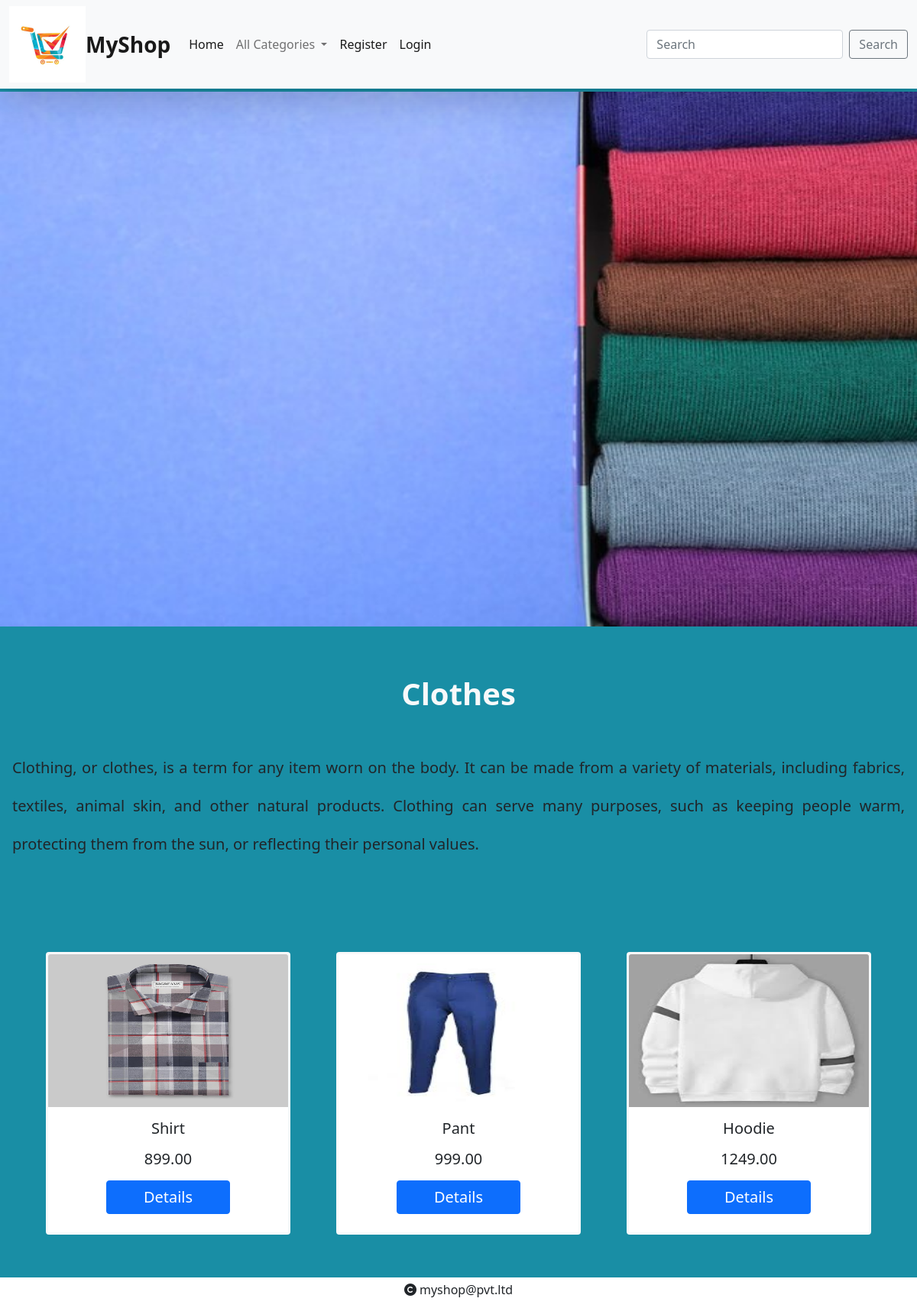
Page /product/1 on the committed database.
### shop/models.py (models this page shows, shortened)
class Category(models.Model):
    name=models.CharField(max_length=20)
    desc=models.TextField()
    image=models.ImageField(upload_to="category")

class Product(models.Model):
    name=models.CharField(max_length=20)
    desc=models.TextField()
    image=models.ImageField(upload_to="products")
    price=models.DecimalField(max_digits=10,decimal_places=2)
    stock=models.IntegerField()
    available=models.BooleanField(default=True)
    created=models.DateTimeField(auto_now_add=True)     #one time
    updated=models.DateTimeField(auto_now=True)         #change every time we update record
    category=models.ForeignKey(Category,on_delete=models.CASCADE)

### shop/views.py (the view)
# urls.py: path('product/<int:p>',views.allproducts,name="products"),
def allproducts(request,p):                 #here p receives the category id
    c=Category.objects.get(id=p)            #reads a particular category object using id
    p=Product.objects.filter(category=c)    #reads all products under a particular category object
    context={'cat':c,'product':p}
    return render(request,'product.html',context)

### cart/context_processors.py (called while the page is built, shortened)
def count_items(request):
    u=request.user
    count=0
    return {'c':count}

### shop/context_processors.py (called while the page is built)
def menu_links(request):
    c=Category.objects.all()
    return {'links':c}      #we can use this data globally across all webpages inside our app

### templates/product.html
{% extends 'base.html' %}
{% load static %}
{% block content %}
<div class="row mt-1">
    <div class="col-12">
    <img src="{{cat.image.url}}" height="700px" width="100%">
</div>
    </div>
<div class="row mt-3 px-3" style="margin-bottom:100px">
    <div class="col-12">
        <h1 class="text-center fw-bold text-light mt-5 mb-5">{{cat.name}}</h1>
   <p style="text-align:justify;line-height:2.5;" class="fs-5">{{cat.desc}}</p>
</div>
    </div>
<div class="container mt-5 mb-5">
    <div class="row">
        {% for i in product %}
        <div class="col-sm-4 mb-5">
        <div class="card mx-auto border border-3 border-light" style="width: 20rem;">
  <img src="{{i.image.url}}" class="card-img-top" alt="..." height="200px" width="100%">
  <div class="card-body text-center">
    <h5 class="card-title mb-3">{{i.name}}</h5>
    <h5 class="card-title mb-3">{{i.price}}</h5>
    <a href="{% url 'shop:detail' i.id %}" class="btn btn-primary px-5 mb-2 fs-5">Details</a>
  </div>
</div>
</div>
        {% endfor %}
    </div>
</div>
{% endblock %}

### static/css/style.css (style rules this page uses)
body { background: rgb(49,97,92); background: linear-gradient(90deg, rgba(49,97,92,1) 0%, rgba(25,142,165,1) 0%); }

### rows in the picture
Category: image (picture), name "Clothes", desc "Clothing, or clothes, is a term for any item worn on the body. It can be made from a variety of materials, including fabrics, textiles, animal skin, and other natural products. Clothing can serve many purposes, such as keeping people warm, protecting them from the sun, or reflecting their personal values."
Product: image (picture), name "Shirt", price "899.00"
Product: image (picture), name "Pant", price "999.00"
Product: image (picture), name "Hoodie", price "1249.00"
